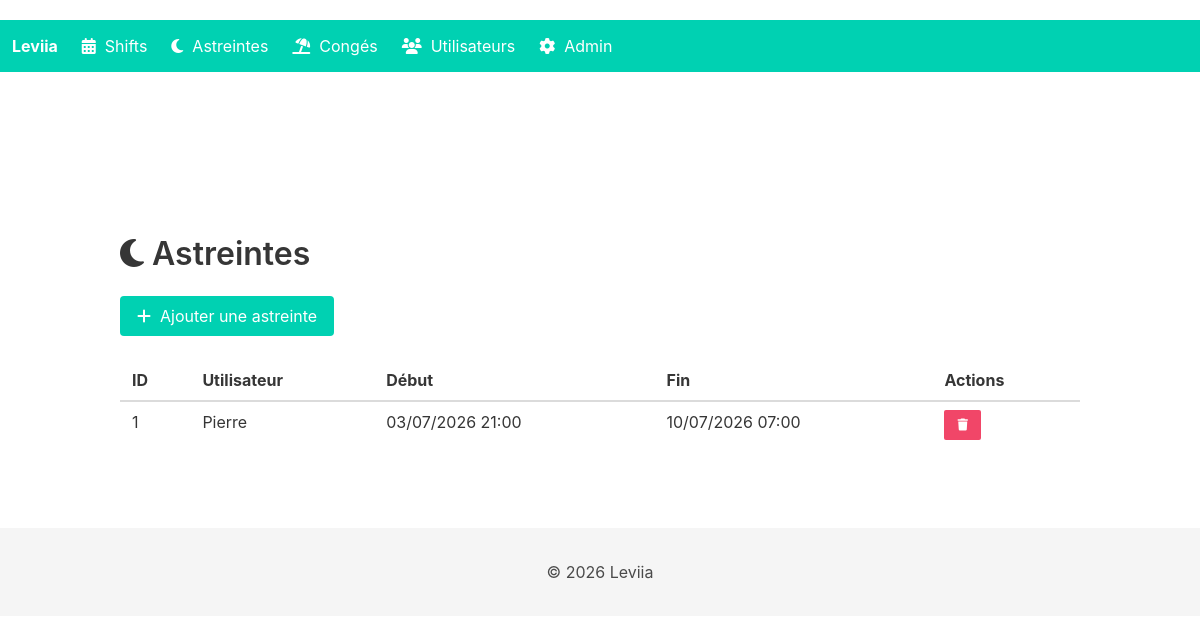
Screenshot of /oncall with the database file from the repository.
### app/models.py (models this page shows)
class OnCall(db.Model):
    id = db.Column(db.Integer, primary_key=True)
    user_id = db.Column(db.Integer, db.ForeignKey('user.id'), nullable=False, index=True)
    start_time = db.Column(db.DateTime, nullable=False, index=True)
    end_time = db.Column(db.DateTime, nullable=False)

class User(db.Model):
    id = db.Column(db.Integer, primary_key=True)
    name = db.Column(db.String(80), nullable=False)
    email = db.Column(db.String(120), unique=True, nullable=False)
    group_id = db.Column(db.Integer, db.ForeignKey('groups.id'), nullable=False, default=1)
    shifts = db.relationship('Shift', backref='user', lazy=True)
    on_calls = db.relationship('OnCall', backref='user', lazy=True)
    leaves = db.relationship('Leave', backref='user', lazy=True)

### app/routes/main.py (the view)
@app.route('/oncall')
def oncall():
    on_calls = OnCall.query.options(joinedload(OnCall.user)).order_by(OnCall.start_time).all()
    return render_template('oncall.html', on_calls=on_calls)

### app/templates/oncall.html (shortened to what this page needs)
{% extends "base.html" %}
{% block content %}
<section class="section">
    <div class="container">
        <h1 class="title">
            <i class="fas fa-moon"></i> Astreintes
        </h1>
        <div class="buttons">
            <a class="button is-primary" href="{{ url_for('add_oncall') }}">
                <i class="fas fa-plus"></i>&nbsp; Ajouter une astreinte
            </a>
        </div>
        <div class="table-container">
            <table class="table is-fullwidth is-striped">
                <thead>
                    <tr>
                        <th>ID</th>
                        <th>Utilisateur</th>
                        <th>Début</th>
                        <th>Fin</th>
                        <th>Actions</th>
                    </tr>
                </thead>
                <tbody>
                    {% for oncall in on_calls %}
                    <tr>
                        <td>{{ oncall.id }}</td>
                        <td>{{ oncall.user.name }}</td>
                        <td>{{ oncall.start_time.strftime('%d/%m/%Y %H:%M') }}</td>
                        <td>{{ oncall.end_time.strftime('%d/%m/%Y %H:%M') }}</td>
                        <td>
                            <a class="button is-danger is-small"
                               href="{{ url_for('delete_oncall', oncall_id=oncall.id) }}"
                               onclick="return confirm('Êtes-vous sûr de vouloir supprimer cette astreinte ?')">
                                <i class="fas fa-trash"></i>
                            </a>
                        </td>
                    </tr>
                    {% endfor %}
                </tbody>
            </table>
        </div>
    </div>
</section>
{% endblock %}

### app/templates/base.html (style rules this page uses)
body { padding-top: 20px; }

### rows the page displays
OnCall: id "1", user.name "Pierre", start_time "03/07/2026 21:00", end_time "10/07/2026 07:00"
